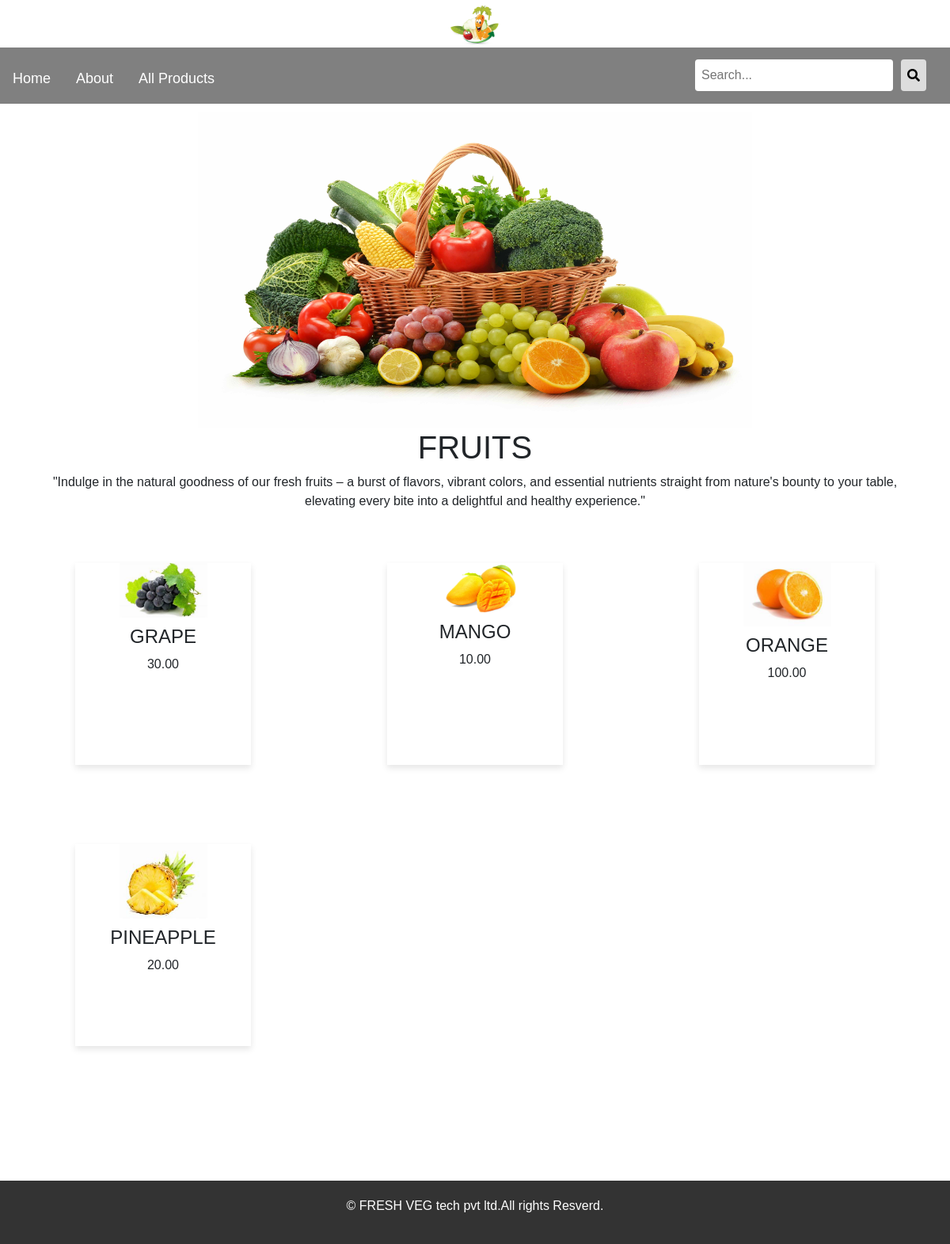
The app's page /shop/fruits/ with its own data.
### shop/models.py (models this page shows, shortened)
class Category(models.Model):
    name = models.CharField(max_length=250, unique=True)
    slug = models.SlugField(max_length=250, unique=True)
    description = models.TextField(blank=True)
    image = models.ImageField(upload_to='category', blank=True)
    class Meta:
        ordering = ('name',)
        verbose_name = "category"
        verbose_name_plural = 'categories'
    def get_url(self):
        return reverse('shop:products_by_category', args=[str(self.slug)])

class Product(models.Model):
    name = models.CharField(max_length=250, unique=True)
    slug = models.CharField(max_length=250, unique=True)
    description = models.TextField(blank=True)  # Fixed the typo here
    price = models.DecimalField(max_digits=10, decimal_places=2)
    category = models.ForeignKey(Category, on_delete=models.CASCADE)
    image = models.ImageField(upload_to="product", blank=True)
    stock = models.IntegerField()
    available = models.BooleanField(default=True)
    created = models.DateTimeField(auto_now_add=True)
    updated = models.DateTimeField(auto_now=True)
    def get_url(self):
        return reverse('shop:prodCatdetail', args=[self.category.slug, self.slug])
    class Meta:
        ordering = ('name',)
        verbose_name = "product"
        verbose_name_plural = 'products'

### shop/views.py (the view)
# urls.py: path('', views.allProdCat,name='allProdCat'),
def allProdCat(request, c_slug=None):
    c_page = None
    products_list = None
    if c_slug:
        c_page = get_object_or_404(Category, slug=c_slug)
        products_list = Product.objects.filter(category=c_page, available=True)
    else:
        products_list = Product.objects.filter(available=True)
    paginator=Paginator(products_list,6)
    try:
        page=int(request.GET.get('page','1'))
    except:
        page=1
    try:
        products=paginator.page(page)
    except (EmptyPage,InvalidPage):
        products=paginator.page(paginator.num_pages)
    return render(request, "category.html", {'category': c_page, 'products': products})

### cart/context_processors.py (called while the page is built)
def counter(request):
    from .models import Cart, CartItem
    from .views import _cart_id
    item_count = 0
    if 'admin' in request.path:
        return {}
    else:
        try:
            cart = Cart.objects.filter(cart_id=_cart_id(request)).first()
            cart_items = CartItem.objects.filter(cart=cart)
            for cart_item in cart_items:
                item_count += cart_item.quantity
        except Cart.DoesNotExist:
            item_count = 0
    return {'item_count': item_count}

### cart/views.py (called while the page is built)
def _cart_id(request):
    cart = request.session.session_key
    if not cart:
        cart = request.session.create()
    return cart

### shop/context_processors.py (called while the page is built)
def menu_links(request):
    links=Category.objects.all()
    return dict(links=links)

### templates/category.html (shortened to what this page needs)
{% extends "main.html" %}
{% load static %}
{% block content %}
    <div class="container">
        {% if category %}
        <div class="category-info">
            <div class="category-info">
    <img src="{{ category.image.url }}" alt="{{ category.name }}" style="width: 700px; height: 400px; display: block; margin: 0 auto; margin-top: 10px;">
    <h1>{{ category.name }}</h1>
    <p>{{ category.description }}</p>
</div>
        {% endif %}
        <div class="product-list">
            {% for product in products %}
                <div class="product-card">
                    <a href="{{ product.get_url }}">
                        <img src="{{ product.image.url }}" alt="{{ product.name }}">
                    </a>
                    <div class="product-details">
                        <h4>{{ product.name }}</h4>
                        <p>{{ product.price }}</p>
                    </div>
                </div>
            {% endfor %}
        </div>
    </div>
    {% endblock %}

### templates/main.html (shortened to what this page needs)
{% load static %}
<html>
    <head>
        <link rel="stylesheet" href="{% static 'css/bootstrap.min.css' %}">
<link rel="stylesheet" href="https://cdnjs.cloudflare.com/ajax/libs/font-awesome/5.15.3/css/all.min.css" />
    </head>
    <body>
       <div>
        {% include 'header.html' %}
        {% include 'navbar.html' %}
        {% block content %}
        {% endblock  %}
       </div>
        {% include 'footer.html' %}
    </body>
</html>

### templates/header.html
{% load static %}
<header>
    <center>
        <img src ="{% static 'images/logo.png' %}" alt="logoimage" width="70px" height="60px">
    </center>

### templates/navbar.html (shortened to what this page needs)
{% load static %}
<!DOCTYPE html>
<html lang="en">
<head>
  <link rel="stylesheet" href="https://cdnjs.cloudflare.com/ajax/libs/font-awesome/5.15.3/css/all.min.css">
</head>
<body>
  <nav>
    <a href="{% url 'shop:allProdCat' %}">Home</a>
    <a href="#">About</a>
    <div class="dropdown">
      <button class="dropbtn" onclick="toggleDropdown()">All Products</button>
    </div>
    <div class="search-bar">
      <form action="{% url 'searchbar:SearchResult' %}" method="get">
        <input type="text" placeholder="Search..." name="q">
        <button type="submit"><i class="fa fa-search"></i></button>
      </form>
    </div>
  </nav>
  </body>
  </html>

### templates/footer.html (shortened to what this page needs)
<div>
    <!DOCTYPE html>
<html lang="en">
<head>
</head>
<body>
  <footer>
    <p>&copy; FRESH VEG tech pvt ltd.All rights Resverd.</p>
  </footer>
</body>
</html>
</div>

### templates/navbar.html (style rules this page uses)
body { margin: 0; font-family: 'Poppins', sans-serif; }
nav { background-color: #808080; overflow: hidden; }
nav a { float: left; display: block; color: white; text-align: center; padding: 16px; text-decoration: none; font-size: 18px; margin-top:10px; }
.dropdown { float: left; overflow: hidden; }
.dropdown .dropbtn { font-size: 18px; border: none; outline: none; color: white; padding: 16px; background-color: inherit; font-family: inherit; margin: 0; margin-top: 10px; }
.search-bar { float: right; margin-right: 20px; margin-top: 15px; }
.search-bar form { display: flex; align-items: center; }
.search-bar input { height: 40px; padding: 8px; border: none; border-radius: 4px; margin-right: 10px; width: 250px; }
.search-bar button { height: 40px; padding: 8px; background-color: #ddd; border: none; border-radius: 4px; cursor: pointer; margin-right: 10px; }

### templates/category.html (style rules this page uses)
body { font-family: 'Poppins', sans-serif; margin: 0; padding: 0; box-sizing: border-box; }
.container { margin: 0 auto; }
.product-list { display: flex; flex-wrap: wrap; justify-content: space-between; }
.product-card { width: 20%; height: 255px; margin-top: 50px; margin-bottom: 20px; margin: 50px; box-shadow: 0 4px 8px rgba(0, 0, 0, 0.1); transition: box-shadow 0.3s ease; }
.product-card img { width: 50%; height: auto; display: block; margin: 0 auto; object-fit: cover; }
.product-details { padding: 10px; text-align: center; }
.category-info a { display: block; text-align: center; font-weight: bold; text-decoration: none; color: black; }
.category-info h1 { display: block; text-align: center; }
.category-info p { display: block; text-align: center; }

### templates/footer.html (style rules this page uses)
body { margin: 0; font-family: 'Arial', sans-serif; display: flex; flex-direction: column; min-height: 100vh; }
footer { background-color: #333; color: white; padding: 20px; text-align: center; margin-top:100px; }

### records on screen
Category: image (picture), name "FRUITS", description "\"Indulge in the natural goodness of our fresh fruits – a burst of flavors, vibrant colors, and essential nutrients straight from nature's bounty to your table, elevating every bite into a delightful and healthy experience.\""
Product: image (picture), name "GRAPE", price "30.00"
Product: image (picture), name "MANGO", price "10.00"
Product: image (picture), name "ORANGE", price "100.00"
Product: image (picture), name "PINEAPPLE", price "20.00"
